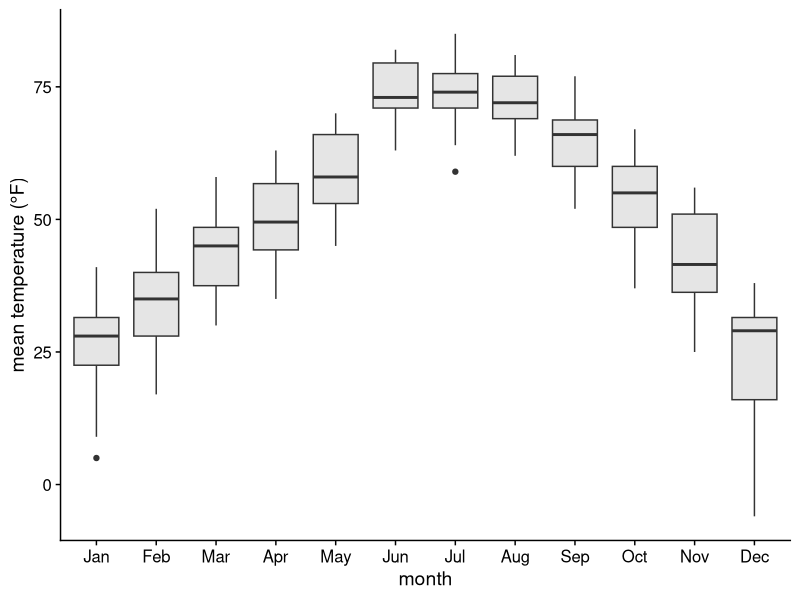
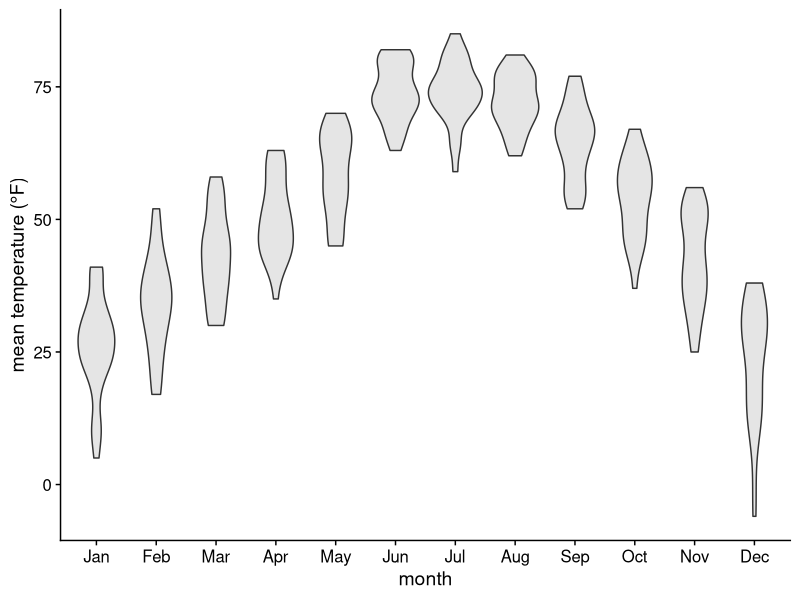
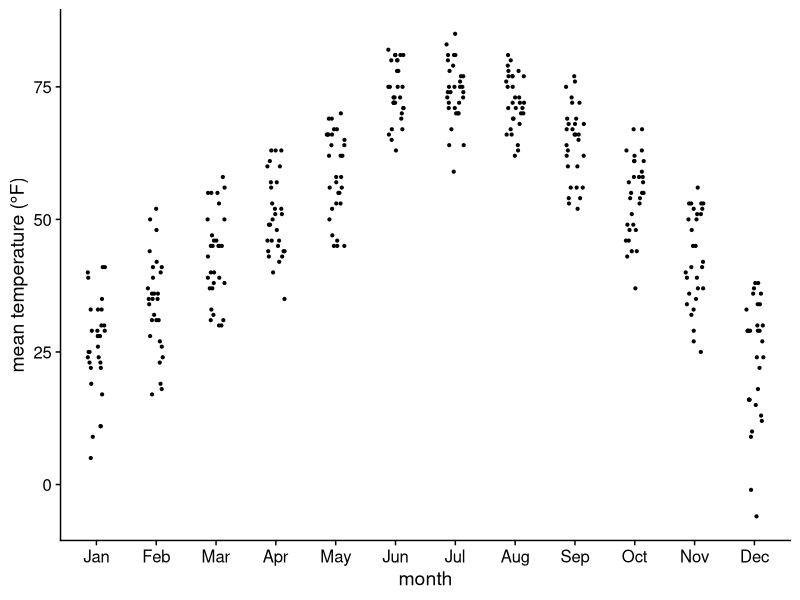
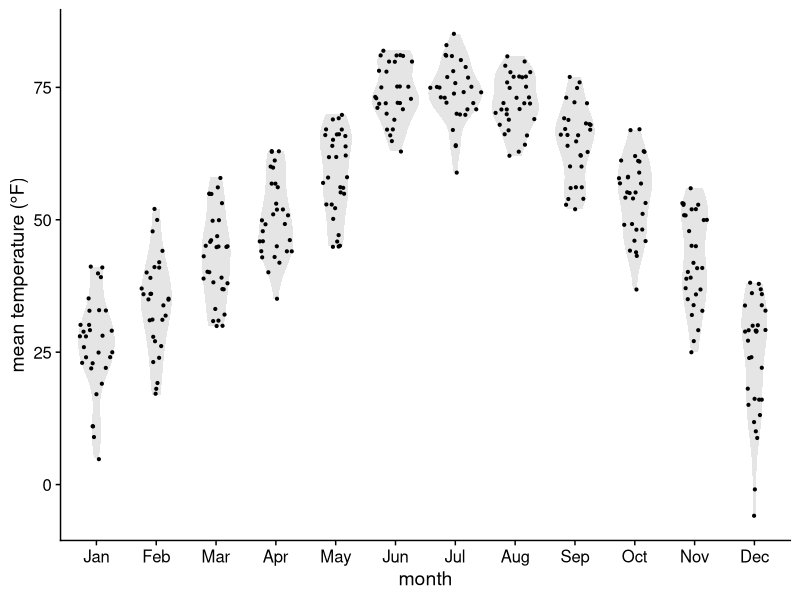

The R source for these figures, in order: (Note: this script raises an error after producing the figures.)
library(tidyverse)
library(ggridges) # for lincoln_weather
library(cowplot)
library(ggforce)
library(lubridate)
library(here)

lincoln_temps <- lincoln_weather %>%
  mutate(
    date = ymd(CST),
    month_long = Month,
    month = fct_recode(
      Month,
      Jan = "January",
      Feb = "February",
      Mar = "March",
      Apr = "April",
      May = "May",
      Jun = "June",
      Jul = "July",
      Aug = "August",
      Sep = "September",
      Oct = "October",
      Nov = "November",
      Dec = "December"
    ),
    mean_temp = `Mean Temperature [F]`
  ) %>%
  select(date, month, month_long, mean_temp) %>%
  mutate(month = fct_rev(month)) # fct_recode() places levels in reverse order 

saveRDS(lincoln_temps, here("datasets", "lincoln_temps.rds"))

ggplot(lincoln_temps, aes(x = month, y = mean_temp)) +
  geom_boxplot(fill = "gray90") + 
  xlab("month") + 
  ylab("mean temperature (°F)") +
  theme_half_open()

ggplot(lincoln_temps, aes(x = month, y = mean_temp)) +
  geom_violin(fill = "gray90") + 
  xlab("month") + 
  ylab("mean temperature (°F)") +
  theme_half_open()

ggplot(lincoln_temps, aes(x = month, y = mean_temp)) +
  geom_point(
    position = position_jitter(width = .15, height = 0, seed = 320),
    size = 0.75
  ) +
  xlab("month") + 
  ylab("mean temperature (°F)") +
  theme_half_open()

ggplot(lincoln_temps, aes(x = month, y = mean_temp)) +
  geom_violin(color = NA, fill = "gray90") + 
  stat_sina(size = 0.75) + 
  xlab("month") + 
  ylab("mean temperature (°F)") +
  theme_half_open()

ggplot(lincoln_temps, aes(x = mean_temp, y = month_long)) +
  geom_density_ridges(
    scale = 3,
    rel_min_height = 0.01,
    bandwidth = 3.4,
    fill = lighten("#56B4E9", .3),
    color = "white"
  ) +
  scale_x_continuous(
    name = "mean temperature (°F)",
    expand = c(0, 0), breaks = c(0, 25, 50, 75)
  ) +
  scale_y_discrete(name = NULL, expand = expansion(add = c(0.2, 2.6))) +
  theme_minimal_grid() +
  theme(
    axis.text.y = element_text(vjust = 0)
  )

ggplot(lincoln_temps, aes(x = mean_temp, y = month_long)) +
  geom_density_ridges(
    scale = 3,
    rel_min_height = 0.01,
    bandwidth = 3.4
  )
